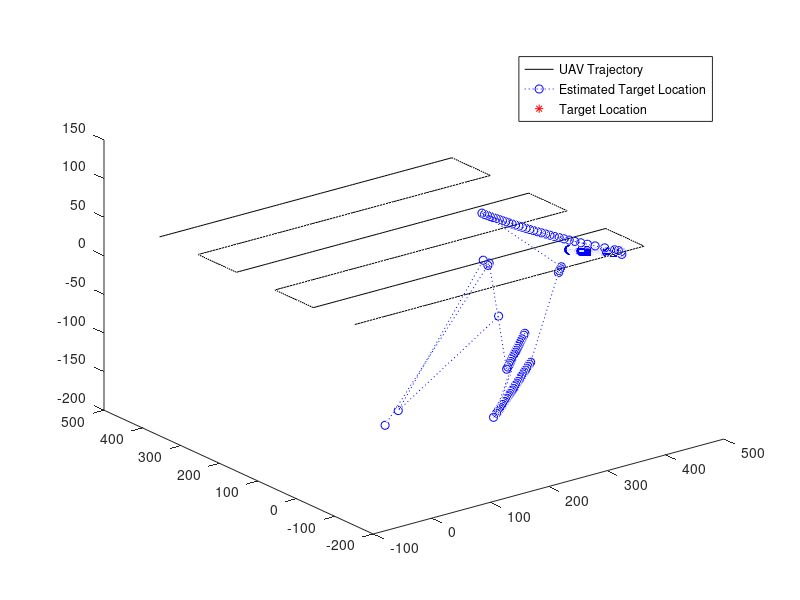

Source code (MATLAB):
%%%%%%%%%%%%%%%%%%%%%%%%%%%%%%%%%%%%%%%%%%%%%%%%%%%%%%%%%%%%%%%%%%%%%%%%%
% Nonlinear Least Square Algorithm for 3D dimension
%%%%%%%%%%%%%%%%%%%%%%%%%%%%%%%%%%%%%%%%%%%%%%%%%%%%%%%%%%%%%%%%%%%%%%%%%
clear all; close all;
X_max = 500;                        % maximum x-domain offset from the origin [m]
Y_max = 500;                        % maximum y-domain offset from the origin [m]
Z_max = 50;

c = 299792458.0;                    % Speed of light in m/s
fc = 2400;                           % frequency (MHz)
Bc = 20e6;                          % Bandwidth (Hz)
P_Tx_dB = 33;                       % Transmission Power (dB)
G_t_dB = 0;                         % Antenna Gain (dBi)
N_0_dB = -174+10*log10(Bc) - 30;

de = [0];                 % distance error  vector

% variables for fmincon
lb = [0,0,0];
ub = [100,100,3];
A = [];
b = [];
Aeq = [];
beq = [];

tot_num_localization = 1;
while tot_num_localization <= 1
    %while tot_num_localization <= 1000


    est_T = [0 0 0 1000];        % estimated locatioin vector
    minima = 1000;

    % Target Location
    l_xt = randi([0, X_max],1,1);
    l_yt = randi([0, Y_max],1,1);
    l_zt = 2;
    l_TG = [l_xt l_yt l_zt]

    % Drone Location
    l_x = 0;
    l_y = 0;
    l_z = 5;
    l_DR = [l_x l_y l_z];

    dr_move = 1;

    while dr_move < 700
        if (dr_move >= 600) && (dr_move < 700)
            l_x = l_x - 5;
            l_y = l_y + 0;
            l_DR = [l_DR; l_x l_y l_z];
        elseif (dr_move >= 580) && (dr_move < 600)
            l_x = l_x + 0;
            l_y = l_y + 5;
            l_DR = [l_DR; l_x l_y l_z];
        elseif (dr_move >= 480) && (dr_move < 580)
            l_x = l_x + 5;
            l_y = l_y + 0;
            l_DR = [l_DR; l_x l_y l_z];
        elseif (dr_move >= 460) && (dr_move < 480)
            l_x = l_x + 0;
            l_y = l_y + 5;
            l_DR = [l_DR; l_x l_y l_z];
        elseif (dr_move >= 360) && (dr_move < 460)
            l_x = l_x - 5;
            l_y = l_y + 0;
            l_DR = [l_DR; l_x l_y l_z];
        elseif (dr_move >= 340) && (dr_move < 360)
            l_x = l_x + 0;
            l_y = l_y + 5;
            l_DR = [l_DR; l_x l_y l_z];
        elseif (dr_move >= 240) && (dr_move < 340)
            l_x = l_x + 5;
            l_y = l_y + 0;
            l_DR = [l_DR; l_x l_y l_z];
        elseif (dr_move >= 220) && (dr_move < 240)
            l_x = l_x + 0;
            l_y = l_y + 5;
            l_DR = [l_DR; l_x l_y l_z];
        elseif (dr_move >= 120) && (dr_move < 220)
            l_x = l_x - 5;
            l_y = l_y + 0;
            l_DR = [l_DR; l_x l_y l_z];
        elseif (dr_move >= 100) && (dr_move < 120)
            l_x = l_x - 0;
            l_y = l_y + 5;
            l_DR = [l_DR; l_x l_y l_z];
        elseif (dr_move > 0) && (dr_move < 100)
            l_x = l_x + 5;
            l_y = l_y + 0;
            l_DR = [l_DR; l_x l_y l_z];
        end
        dr_move = dr_move+1;

        %% Measured Recevied Signal
        dist = sqrt(sum(abs([l_DR(:,1) l_DR(:,2) l_DR(:,3)] - l_TG).^2,2)) ;       % estimated distance
        PL_dB = 20*log10(fc) + 20*log10(dist) - 27.55; % free-space (measured)path loss
        r_sig_dB = G_t_dB + P_Tx_dB - PL_dB; % received signal power in dB
        r_sig_lin = sqrt(10.^(r_sig_dB/10)) ;

        % measured value
        N_0 = sqrt(10^(N_0_dB/10)*randn(1,1))';
        r_sig_tot = r_sig_lin + N_0 ;
        r_sig_tot_pw_dB = 10*log10(abs(r_sig_tot).^2)*0.9 ;

        %% Distance Estimation
        dist_meas = 10.^((P_Tx_dB + G_t_dB - r_sig_tot_pw_dB + 27.55 - 20*log10(fc))/20) ; % estimate distance by inverse expressions
        meas_PL_dB = 20*log10(fc) + 20*log10(dist_meas) - 27.55;

        %% Localization; RSSI based
        x0 = [l_x+0.01; l_y+0.01; l_z+0.01];
        % nonlinear
        fun = @(x)sum((20*log10(dist_meas) - 20*log10(sqrt(sum(abs([l_DR(:,1) l_DR(:,2) l_DR(:,3)] - [x(1) x(2) x(3)]).^2,2)))).^2)
        [x, fval] = fminunc(fun, x0)
        %[x, fval] = fmincon(fun,x0,A,b,Aeq,beq,lb,ub)
        est_T = [est_T; x(1) x(2) x(3) fval];
        %{
        if(fval <= minima)
            minima = fval;
            est_T = [est_T; x(1) x(2) x(3) fval];
        else
            est_T = [est_T; est_T(dr_move-1,:)];
        end
        %}
        err_dist = sqrt(sum(est_T(size(est_T,1),1:3) - l_TG).^2);
    end
    de = [de; err_dist];        % for mean value of error distance
    tot_num_localization = tot_num_localization + 1;
end

%% Performance data
% Mean of Error Distance
fprintf("Mean of Error distance");
mean(de(2:size(de)))

%% Plot
xlabel('X Position');
ylabel('Y Position');
plot3(l_DR(:,1), l_DR(:,2), l_DR(:,3), 'k-'); hold on;  % Drone Trajectory
plot3(est_T(2:size(est_T),1), est_T(2:size(est_T),2), est_T(2:size(est_T),3), 'b:o'); hold on;   % Estimated Location of the target
plot3(l_TG(1), l_TG(2), l_TG(3), 'r*');   % Target Location
legend('UAV Trajectory', 'Estimated Target Location', 'Target Location');